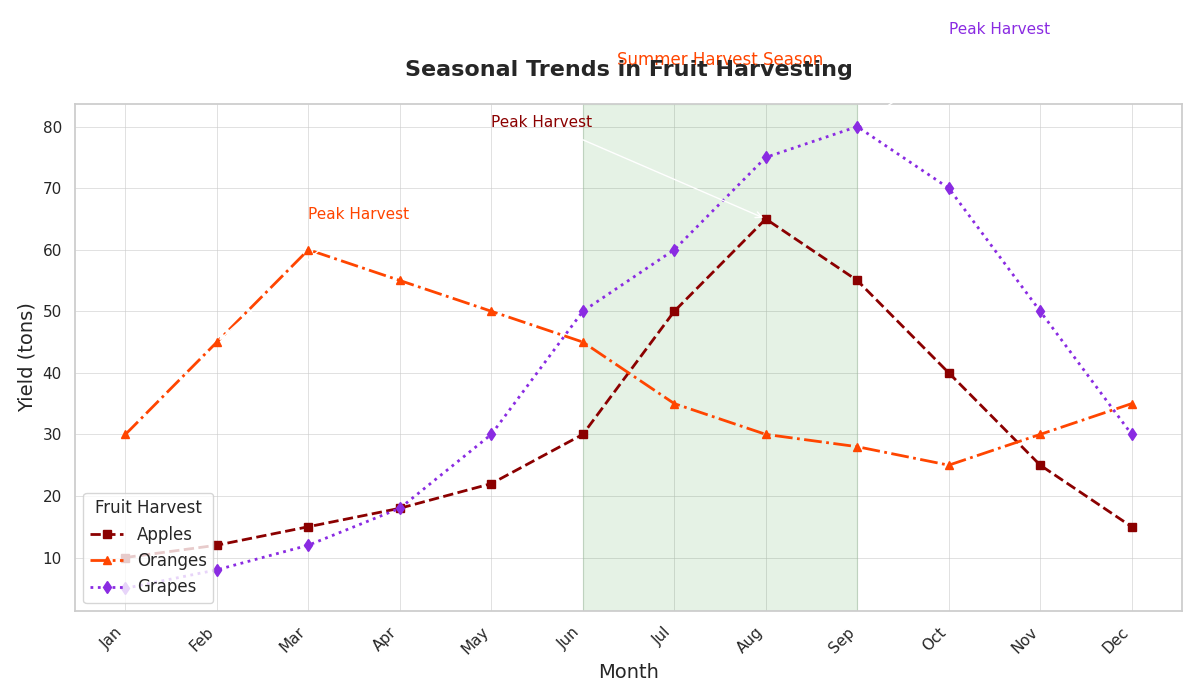

The Python source for this figure:
import matplotlib.pyplot as plt
import numpy as np

months = np.arange(1, 13)
month_names = ['Jan', 'Feb', 'Mar', 'Apr', 'May', 'Jun', 
               'Jul', 'Aug', 'Sep', 'Oct', 'Nov', 'Dec']

apples_yield = [10, 12, 15, 18, 22, 30, 50, 65, 55, 40, 25, 15]
oranges_yield = [30, 45, 60, 55, 50, 45, 35, 30, 28, 25, 30, 35]
grapes_yield = [5, 8, 12, 18, 30, 50, 60, 75, 80, 70, 50, 30]

fig, ax = plt.subplots(figsize=(12, 7))

# Style: change line styles and marker types
ax.plot(months, apples_yield, marker='s', linestyle='--', color='#8B0000', label='Apples', linewidth=2)
ax.plot(months, oranges_yield, marker='^', linestyle='-.', color='#FF4500', label='Oranges', linewidth=2)
ax.plot(months, grapes_yield, marker='d', linestyle=':', color='#8A2BE2', label='Grapes', linewidth=2)

ax.set_title("Seasonal Trends in Fruit Harvesting", fontsize=16, fontweight='bold', pad=20)
ax.set_xlabel('Month', fontsize=14)
ax.set_ylabel('Yield (tons)', fontsize=14)
ax.set_xticks(months)
ax.set_xticklabels(month_names, rotation=45, ha='right')

# Style: change legend location and title
ax.legend(loc='lower left', title="Fruit Harvest", fontsize=12)

# Style: change grid style
ax.grid(linestyle='-', linewidth=0.6, alpha=0.7)

# Additional text and annotation alterations
ax.annotate('Peak Harvest', xy=(8, 65), xytext=(5, 80),
            arrowprops=dict(facecolor='grey', arrowstyle='->'),
            fontsize=11, color='#8B0000')
ax.annotate('Peak Harvest', xy=(2, 45), xytext=(3, 65),
            arrowprops=dict(facecolor='grey', arrowstyle='->'),
            fontsize=11, color='#FF4500')
ax.annotate('Peak Harvest', xy=(9, 80), xytext=(10, 95),
            arrowprops=dict(facecolor='grey', arrowstyle='->'),
            fontsize=11, color='#8A2BE2')

# Change the highlighted area color
ax.axvspan(6, 9, color='green', alpha=0.1)
ax.text(7.5, 90, 'Summer Harvest Season', fontsize=12, color='#FF4500', ha='center')

plt.tight_layout()
plt.show()
